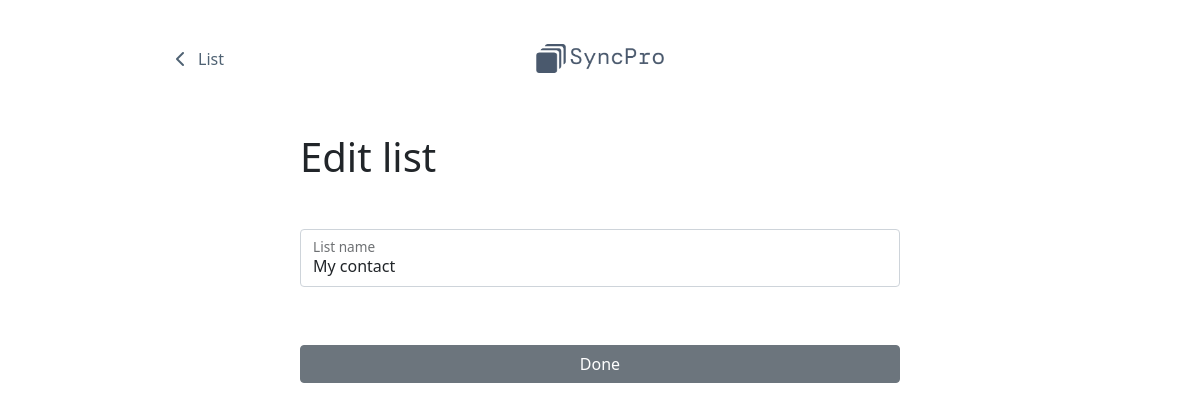
Before: /edit-list/1 (signed in) with the older database file.
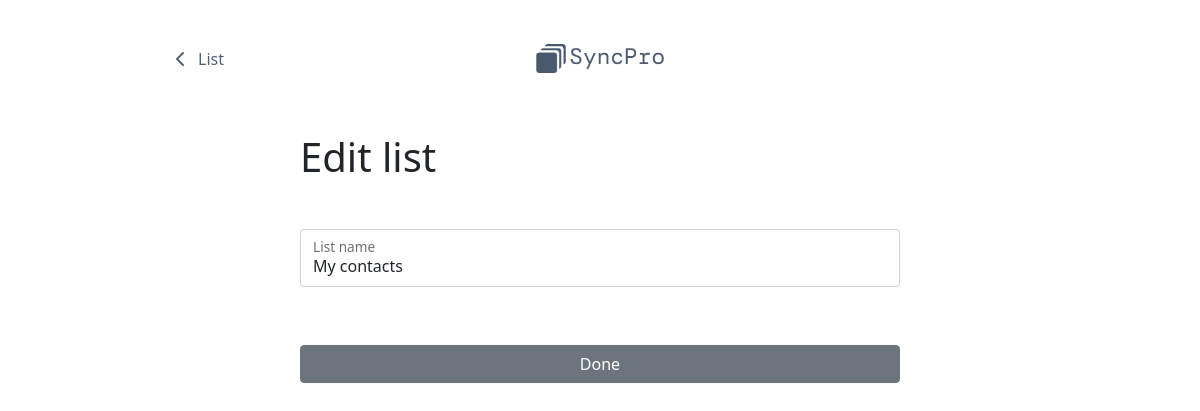
After: the same page with the newer database file.
### tables this page shows
CREATE TABLE lists (
    id INTEGER PRIMARY KEY,
    list_name TEXT NOT NULL,
    user_id INTEGER NOT NULL,
    FOREIGN KEY (user_id) REFERENCES users (id)
);

### app.py (the view)
@app.route("/edit-list/<int:list_id>", methods=["GET", "POST"])
@login_required
def edit_list_route(list_id):
  return edit_list(list_id)

### app.py (called while the page is built)
@app.after_request
def after_request(response):
  response.headers["Cache-Control"] = "no-cache, no-store, must-revalidate"
  response.headers["Expires"] = 0
  response.headers["Pragma"] = "no-cache"
  return response

### helpers.py (called while the page is built, shortened)
def login_required(f):
  @wraps(f)
  def decorated_function(*args, **kwargs):
    return f(*args, **kwargs)
  return decorated_function

### list.py (called while the page is built)
def edit_list(list_id):
  if request.method == "POST":
    listname = request.form.get("listname")
    db.execute("UPDATE lists SET list_name = ? WHERE id = ?", listname, list_id)
    return redirect("/")
  else:
    current_list_name = db.execute(
      "SELECT list_name FROM lists WHERE id = ?", list_id
    )
    if current_list_name:
      current_list_name = current_list_name[0]["list_name"]
      return render_template(
        "edit-list.html", list_id=list_id, current_list_name=current_list_name
      )
    else:
      return render_template("error.html", error_message="Couldn't find the list")

### templates/edit-list.html (shortened to what this page needs)
{% extends "layout.html" %}
{% block nav %}
<div class="container-fluid text-center">
  <a href="/">
    <i class="fa-solid fa-chevron-left me-2"></i>
    List
  </a>
</div>
<div class="container-fluid">
  <img src="/static/logo-dark.png" alt="logo" class="logo">
</div>
{% endblock %}
{% block main %}
<section class="section">
  <h1 class="mb-5">Edit list</h1>
  <form id="edit-list-form" action="/edit-list/{{ list_id }}" method="post" onsubmit="return validateForm();">
    <div class="form-floating mb-5">
      <input type="text" class="form-control" name="listname" id="listname" value="{{ current_list_name }}"
        placeholder="List name">
      <label for="floatingInput">List name</label>
      <div class="error-message" style="height: 10px" id="listname-error"></div>
    </div>
    <button class="btn btn-secondary w-100" type="submit">Done</button>
  </form>
</section>
{% endblock %}

Changed rows visible on the page:
changed lists: listname "My contact" → "My contacts"
